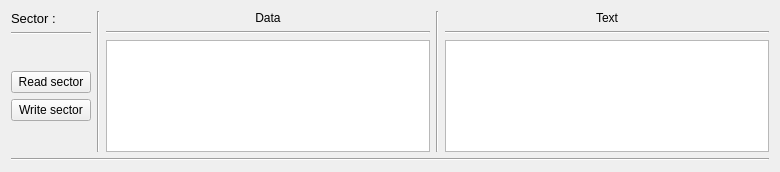
<?xml version="1.0" encoding="UTF-8"?>
<ui version="4.0">
 <class>DataMifware1kWidget</class>
 <widget class="QWidget" name="DataMifware1kWidget">
  <property name="geometry">
   <rect>
    <x>0</x>
    <y>0</y>
    <width>780</width>
    <height>172</height>
   </rect>
  </property>
  <property name="sizePolicy">
   <sizepolicy hsizetype="Expanding" vsizetype="Fixed">
    <horstretch>0</horstretch>
    <verstretch>0</verstretch>
   </sizepolicy>
  </property>
  <property name="minimumSize">
   <size>
    <width>0</width>
    <height>172</height>
   </size>
  </property>
  <property name="maximumSize">
   <size>
    <width>16777215</width>
    <height>172</height>
   </size>
  </property>
  <property name="windowTitle">
   <string>Form</string>
  </property>
  <layout class="QVBoxLayout" name="verticalLayout_2">
   <property name="sizeConstraint">
    <enum>QLayout::SetDefaultConstraint</enum>
   </property>
   <item>
    <layout class="QVBoxLayout" name="mainLayout">
     <item>
      <layout class="QHBoxLayout" name="sectorLayout">
       <item>
        <layout class="QVBoxLayout" name="actionLayout">
         <property name="sizeConstraint">
          <enum>QLayout::SetDefaultConstraint</enum>
         </property>
         <item>
          <widget class="QLabel" name="sectorTitleLabel">
           <property name="font">
            <font>
             <pointsize>10</pointsize>
            </font>
           </property>
           <property name="frameShape">
            <enum>QFrame::NoFrame</enum>
           </property>
           <property name="text">
            <string>Sector : </string>
           </property>
          </widget>
         </item>
         <item>
          <widget class="Line" name="line_3">
           <property name="orientation">
            <enum>Qt::Horizontal</enum>
           </property>
          </widget>
         </item>
         <item>
          <spacer name="verticalSpacer">
           <property name="orientation">
            <enum>Qt::Vertical</enum>
           </property>
           <property name="sizeHint" stdset="0">
            <size>
             <width>20</width>
             <height>40</height>
            </size>
           </property>
          </spacer>
         </item>
         <item>
          <widget class="QPushButton" name="readPushButton">
           <property name="text">
            <string>Read sector</string>
           </property>
          </widget>
         </item>
         <item>
          <widget class="QPushButton" name="writePushButton">
           <property name="text">
            <string>Write sector</string>
           </property>
          </widget>
         </item>
         <item>
          <spacer name="verticalSpacer_2">
           <property name="orientation">
            <enum>Qt::Vertical</enum>
           </property>
           <property name="sizeHint" stdset="0">
            <size>
             <width>20</width>
             <height>40</height>
            </size>
           </property>
          </spacer>
         </item>
        </layout>
       </item>
       <item>
        <widget class="Line" name="line">
         <property name="orientation">
          <enum>Qt::Vertical</enum>
         </property>
        </widget>
       </item>
       <item>
        <layout class="QVBoxLayout" name="dataLayout">
         <item>
          <widget class="QLabel" name="dataLabel">
           <property name="text">
            <string>&lt;html&gt;&lt;head/&gt;&lt;body&gt;&lt;p align=&quot;center&quot;&gt;Data&lt;/p&gt;&lt;/body&gt;&lt;/html&gt;</string>
           </property>
          </widget>
         </item>
         <item>
          <widget class="Line" name="line_6">
           <property name="orientation">
            <enum>Qt::Horizontal</enum>
           </property>
          </widget>
         </item>
         <item>
          <widget class="QTextEdit" name="dataTextEdit"/>
         </item>
        </layout>
       </item>
       <item>
        <widget class="Line" name="line_2">
         <property name="orientation">
          <enum>Qt::Vertical</enum>
         </property>
        </widget>
       </item>
       <item>
        <layout class="QVBoxLayout" name="textDataLayout">
         <item>
          <widget class="QLabel" name="textDataLabel">
           <property name="text">
            <string>&lt;html&gt;&lt;head/&gt;&lt;body&gt;&lt;p align=&quot;center&quot;&gt;Text&lt;/p&gt;&lt;/body&gt;&lt;/html&gt;</string>
           </property>
          </widget>
         </item>
         <item>
          <widget class="Line" name="line_7">
           <property name="orientation">
            <enum>Qt::Horizontal</enum>
           </property>
          </widget>
         </item>
         <item>
          <widget class="QTextEdit" name="textDataTextEdit">
           <property name="html">
            <string>&lt;!DOCTYPE HTML PUBLIC &quot;-//W3C//DTD HTML 4.0//EN&quot; &quot;http://www.w3.org/TR/REC-html40/strict.dtd&quot;&gt;
&lt;html&gt;&lt;head&gt;&lt;meta name=&quot;qrichtext&quot; content=&quot;1&quot; /&gt;&lt;style type=&quot;text/css&quot;&gt;
p, li { white-space: pre-wrap; }
&lt;/style&gt;&lt;/head&gt;&lt;body style=&quot; font-family:'MS Shell Dlg 2'; font-size:8.25pt; font-weight:400; font-style:normal;&quot;&gt;
&lt;p style=&quot;-qt-paragraph-type:empty; margin-top:0px; margin-bottom:0px; margin-left:0px; margin-right:0px; -qt-block-indent:0; text-indent:0px;&quot;&gt;&lt;br /&gt;&lt;/p&gt;&lt;/body&gt;&lt;/html&gt;</string>
           </property>
          </widget>
         </item>
        </layout>
       </item>
      </layout>
     </item>
    </layout>
   </item>
   <item>
    <widget class="Line" name="line_4">
     <property name="orientation">
      <enum>Qt::Horizontal</enum>
     </property>
    </widget>
   </item>
  </layout>
 </widget>
 <resources/>
 <connections/>
</ui>
